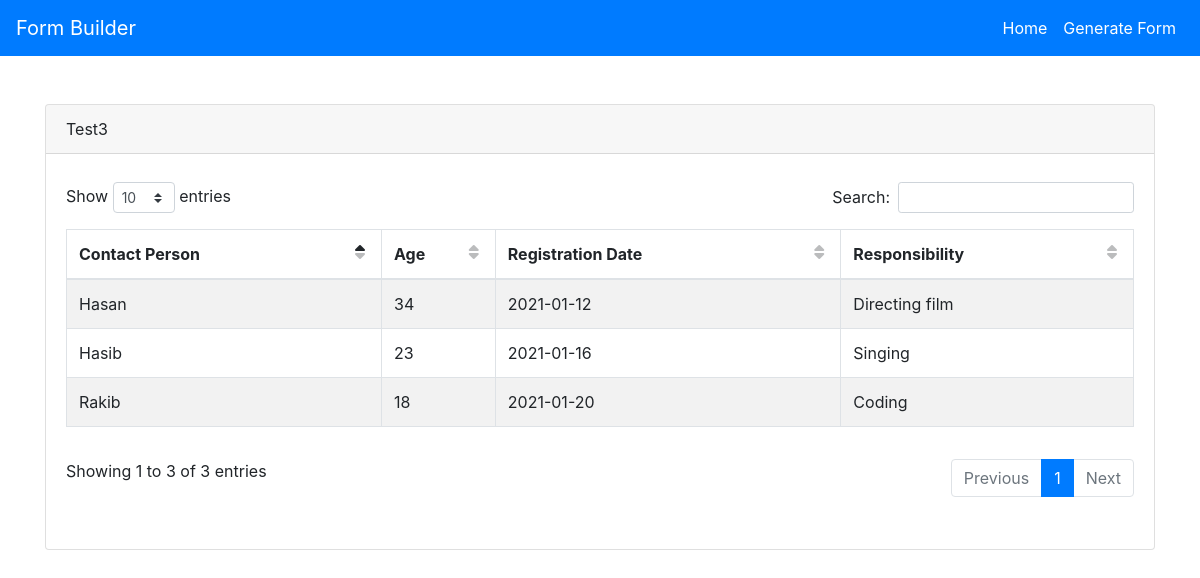
Screenshot of /form_view.php?msg=11 with the database file from the repository.
### tables this page shows
CREATE TABLE `all_forms` (
  `form_id` int(11) NOT NULL,
  `form_name` varchar(255) NOT NULL,
  `form_unique_id` varchar(255) NOT NULL
);

CREATE TABLE `test3` (
  `ID` int(11) UNSIGNED NOT NULL,
  `Contact Person` text NOT NULL,
  `Age` int(11) NOT NULL,
  `Registration Date` date NOT NULL,
  `Responsibility` varchar(255) NOT NULL,
  `Status` decimal(10,0) NOT NULL
);

### form_view.php (the view, shortened to what this page needs)
<?php
include 'db.php';
$form_msg1 = $_GET['msg'];
$form_query5 = "SELECT * from all_forms where form_id = '$form_msg1'";
$form5 = mysqli_query($conn,$form_query5);
foreach($form5 as $forms){
	$forms_name = $forms['form_name'];
}
$form_query6 = "SELECT * from `$forms_name`";
$form6 = mysqli_query($conn,$form_query6);
$form_query7 = "DESCRIBE `$forms_name`";
$form7 = mysqli_query($conn,$form_query7);
?>
<!DOCTYPE html>
<html>
<head>
  <link rel="stylesheet" href="https://maxcdn.bootstrapcdn.com/bootstrap/4.5.2/css/bootstrap.min.css">
  <link href="css/addons/datatables.min.css" rel="stylesheet">
</head>
<body>
	<?php include 'navbar.php';?>
<div class="container mt-5">
	<div class="card">
		<div class="card-header"><?=$forms_name?></div>
		<div class="card-body">
			<table class="table table-striped table-hover table-bordered" id="dtBasicExample">
				<thead>
					<tr>
						<?php
						foreach($form7 as $forms7){
							if ($forms7['Type']!='int(11) unsigned' && $forms7['Type']!='decimal(10,0)') {
						?>
						<th><?=$forms7['Field']?></th>
						<?php } }?>
					</tr>
				</thead>
				<tbody>
					<?php foreach($form6 as $forms6){?>
					<tr>
						<?php foreach($form7 as $f7){
							$field_names = $f7['Field'];
							$field_type = $f7['Type'];
							if ($field_type!='int(11) unsigned' && $field_type!='decimal(10,0)') {
							?>
						<td><?=$forms6[$field_names]?></td>
					<?php } }?>
					</tr>
				<?php }?>
				</tbody>
			</table>
		</div>
	</div>
</div>
</body>
</html>

### rows the page displays
all_forms: form_name "Test3"
test3: field_names "Rakib", field_names "18", field_names "2021-01-20", field_names "Coding"
test3: field_names "Hasib", field_names "23", field_names "2021-01-16", field_names "Singing"
test3: field_names "Hasan", field_names "34", field_names "2021-01-12", field_names "Directing film"

### other values shown
$forms7['Field'] "Contact Person"
$forms7['Field'] "Age"
$forms7['Field'] "Registration Date"
$forms7['Field'] "Responsibility"
